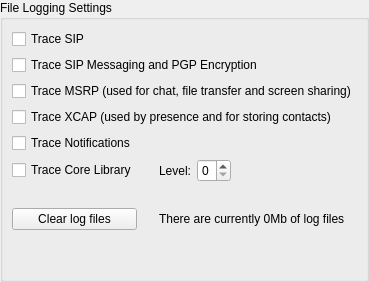
      <widget class="QWidget" name="logging_page">
       <layout class="QVBoxLayout" name="logging_layout">
        <property name="leftMargin">
         <number>0</number>
        </property>
        <property name="topMargin">
         <number>0</number>
        </property>
        <property name="rightMargin">
         <number>0</number>
        </property>
        <property name="bottomMargin">
         <number>0</number>
        </property>
        <item>
         <widget class="QGroupBox" name="logging_group_box">
          <property name="title">
           <string>File Logging Settings</string>
          </property>
          <layout class="QGridLayout" name="logging_group_box_layout">
           <item row="0" column="0">
            <widget class="QCheckBox" name="trace_sip_button">
             <property name="text">
              <string>Trace SIP</string>
             </property>
            </widget>
           </item>
           <item row="1" column="0" colspan="5">
            <widget class="QCheckBox" name="trace_messaging_button">
             <property name="text">
              <string>Trace SIP Messaging and PGP Encryption</string>
             </property>
            </widget>
           </item>
           <item row="2" column="0" colspan="5">
            <widget class="QCheckBox" name="trace_msrp_button">
             <property name="text">
              <string>Trace MSRP (used for chat, file transfer and screen sharing)</string>
             </property>
            </widget>
           </item>
           <item row="3" column="0" colspan="5">
            <widget class="QCheckBox" name="trace_xcap_button">
             <property name="text">
              <string>Trace XCAP (used by presence and for storing contacts)</string>
             </property>
            </widget>
           </item>
           <item row="4" column="0">
            <widget class="QCheckBox" name="trace_notifications_button">
             <property name="text">
              <string>Trace Notifications</string>
             </property>
            </widget>
           </item>
           <item row="5" column="0">
            <widget class="QCheckBox" name="trace_pjsip_button">
             <property name="text">
              <string>Trace Core Library</string>
             </property>
            </widget>
           </item>
           <item row="5" column="1">
            <spacer name="trace_library_spacer_1">
             <property name="orientation">
              <enum>Qt::Horizontal</enum>
             </property>
             <property name="sizeType">
              <enum>QSizePolicy::Fixed</enum>
             </property>
             <property name="sizeHint" stdset="0">
              <size>
               <width>10</width>
               <height>22</height>
              </size>
             </property>
            </spacer>
           </item>
           <item row="5" column="2">
            <widget class="QLabel" name="level_label">
             <property name="text">
              <string>Level:</string>
             </property>
            </widget>
           </item>
           <item row="5" column="3">
            <widget class="QSpinBox" name="pjsip_trace_level">
             <property name="maximum">
              <number>5</number>
             </property>
            </widget>
           </item>
           <item row="5" column="4">
            <spacer name="trace_library_spacer_2">
             <property name="orientation">
              <enum>Qt::Horizontal</enum>
             </property>
             <property name="sizeHint" stdset="0">
              <size>
               <width>40</width>
               <height>20</height>
              </size>
             </property>
            </spacer>
           </item>
           <item row="6" column="0">
            <spacer name="file_logging_spacer_1">
             <property name="orientation">
              <enum>Qt::Vertical</enum>
             </property>
             <property name="sizeType">
              <enum>QSizePolicy::Fixed</enum>
             </property>
             <property name="sizeHint" stdset="0">
              <size>
               <width>20</width>
               <height>20</height>
              </size>
             </property>
            </spacer>
           </item>
           <item row="7" column="0">
            <widget class="QPushButton" name="clear_log_files_button">
             <property name="text">
              <string>Clear log files</string>
             </property>
            </widget>
           </item>
           <item row="7" column="1">
            <spacer name="clear_log_files_spacer">
             <property name="orientation">
              <enum>Qt::Horizontal</enum>
             </property>
             <property name="sizeType">
              <enum>QSizePolicy::Fixed</enum>
             </property>
             <property name="sizeHint" stdset="0">
              <size>
               <width>10</width>
               <height>20</height>
              </size>
             </property>
            </spacer>
           </item>
           <item row="7" column="2" colspan="3">
            <widget class="QLabel" name="log_files_size_label">
             <property name="text">
              <string>There are currently 0Mb of log files</string>
             </property>
            </widget>
           </item>
           <item row="8" column="0">
            <spacer name="file_logging_spacer_2">
             <property name="orientation">
              <enum>Qt::Vertical</enum>
             </property>
             <property name="sizeHint" stdset="0">
              <size>
               <width>20</width>
               <height>40</height>
              </size>
             </property>
            </spacer>
           </item>
          </layout>
         </widget>
        </item>
       </layout>
      </widget>
